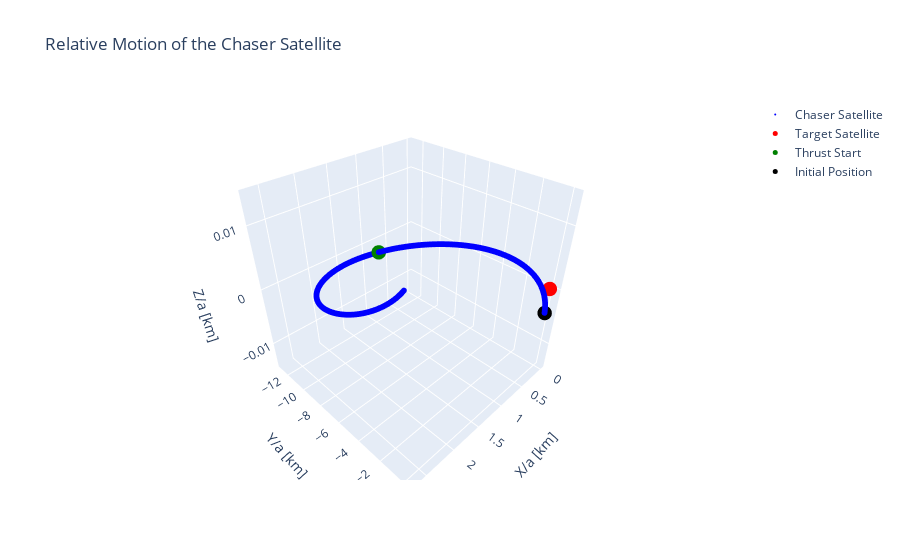

Source (notebook cell):
### Markdown cell above
The aim of this script is to simulate the motion a chaser satellite in close proximity to a target satellite. This uses the Clohessy Wiltshire equations to draw the chaser satellite in the reference frame of the target satellite. This particular sumulation attempts to simulate the motion of the satellite given inital condistions and then provides the means to apply an extended burn at a across a chosen time period and fuel capacity. 


This script works on making the fuel compoent of the siluation more accurate.

### Code cell
import numpy as np
import plotly.graph_objects as go

# Gravitational parameter (mu) and mean motion (n)
mu = 398600.4418  # km^3/s^2 (gravitational parameter of Earth)
sma = 7000  # km (semi-major axis of the target's orbit)
n = np.sqrt(mu / sma**3)  # mean motion of the target

# Initial conditions in the target's orbit reference frame
r0_chaser = np.array([10.0, 9.0, -30.0])  # Initial relative position of chaser, km
v0_chaser = np.array([3, 5, 0.1])  # Initial relative velocity of chaser, km/s

# Thrust parameters
thrust_start_time = 2000  # Time delay before thrust starts in seconds
thrust_duration = 60    # Thrust duration in seconds
thrust_force = np.array([-1, 0, 0])  # Thrust force in N
specific_impulse = 3000  # Specific impulse of the propulsion system, seconds
fuel_mass_inital = 1000  # Initial mass of the fuel
spacecraft_mass = 4000 # Initial mass of the fuel, kg
total_mass_initial = spacecraft_mass + fuel_mass_inital  # Initial total mass of the spacecraft

# Time parameters
t_final = 5000  # Total simulation time, seconds
dt = 1  # Time step, seconds

# Time array
t = np.arange(0, t_final, dt)

# Position and velocity arrays
r_chaser = np.zeros((len(t), 3))
v_chaser = np.zeros((len(t), 3))

# Set initial conditions
r_chaser[0] = r0_chaser
v_chaser[0] = v0_chaser

# Clohessy-Wiltshire equations for relative motion
def clohessy_wiltshire(r, v, t, n):
    x, y, z = r
    x_dot, y_dot, z_dot = v
    
    x_ddot = 3 * n**2 * x + 2 * n * y_dot
    y_ddot = -2 * n * x_dot
    z_ddot = -n**2 * z
    
    return np.array([x_dot, y_dot, z_dot]), np.array([x_ddot, y_ddot, z_ddot])

# Simulation loop

current_mass = total_mass_initial

for i in range(1, len(t)):
    # Get current state
    r = r_chaser[i-1]
    v = v_chaser[i-1]
    
    # Find accelerations using Clohessy-Wiltshire equations
    v, a = clohessy_wiltshire(r, v, t[i], n)

    print(v,a)
    
    # Calculate thrust acceleration using rocket equation
    if thrust_start_time <= t[i] <= (thrust_start_time + thrust_duration) and (current_mass - spacecraft_mass) > 0:
        exhaust_velocity = specific_impulse * 9.81  # Exhaust velocity in m/s
        thrust_acceleration = thrust_force / current_mass  # Thrust acceleration in m/s^2
        fuel_consumed = np.linalg.norm(thrust_force) * dt / exhaust_velocity  # Fuel consumed in kg
        current_mass -= fuel_consumed  # Decrease current mass
        thrust_acceleration = thrust_acceleration * 1e-3  # Convert thrust acceleration to km/s^2
    else:
        thrust_acceleration = np.array([0.0, 0.0, 0.0])  # No thrust
    
    # Total acceleration
    total_acceleration = a + thrust_acceleration
    
    # Update position and velocity
    r_chaser[i] = r + v * dt
    v_chaser[i] = v + total_acceleration * dt

# Plotting with Plotly for interactive visualization
r_chaser_scaled = r_chaser / sma

# Create traces for plotting
trace = go.Scatter3d(
    x=r_chaser_scaled[:, 0],
    y=r_chaser_scaled[:, 1],
    z=r_chaser_scaled[:, 2],
    mode='markers',
    name='Chaser Satellite',
    marker=dict(
        color='blue',
        size=2
    )
)

initial_trace = go.Scatter3d(
    x=[r_chaser_scaled[0, 0]],
    y=[r_chaser_scaled[0, 1]],
    z=[r_chaser_scaled[0, 2]],
    mode='markers',
    name='Initial Position',
    marker=dict(
        color='black',
        size=5
    )
)

target_trace = go.Scatter3d(
    x=[0],
    y=[0],
    z=[0],
    mode='markers',
    name='Target Satellite',
    marker=dict(
        color='red',
        size=5
    )
)

thrust_start_trace = go.Scatter3d(
    x=[r_chaser_scaled[thrust_start_time, 0]],
    y=[r_chaser_scaled[thrust_start_time, 1]],
    z=[r_chaser_scaled[thrust_start_time, 2]],
    mode='markers',
    name='Thrust Start',
    marker=dict(
        color='green',
        size=5
    )
)

# Create the layout
layout = go.Layout(
    title='Relative Motion of the Chaser Satellite',
    scene=dict(
        xaxis=dict(title='X/a [km]'),
        yaxis=dict(title='Y/a [km]'),
        zaxis=dict(title='Z/a [km]')
    )
)

# Create the figure and add the traces
fig = go.Figure(data=[trace, target_trace, thrust_start_trace, initial_trace], layout=layout)

# Show the figure
fig.show()

### Figure 1 — Plotly figure (JSON) as saved in the notebook; plotly's stock layout.template omitted (floating-point values rounded to 4 significant figures; data arrays with more than 128 entries replaced by an {"elided": "..."} marker saying what was removed)
{"data": [{"marker": {"color": "blue", "size": 2}, "mode": "markers", "name": "Chaser Satellite", "type": "scatter3d", "x": {"elided": "5000 float values"}, "y": {"elided": "5000 float values"}, "z": {"elided": "5000 float values"}}, {"marker": {"color": "red", "size": 5}, "mode": "markers", "name": "Target Satellite", "type": "scatter3d", "x": [0], "y": [0], "z": [0]}, {"marker": {"color": "green", "size": 5}, "mode": "markers", "name": "Thrust Start", "type": "scatter3d", "x": [2.398], "y": [-3.319], "z": [0.01343]}, {"marker": {"color": "black", "size": 5}, "mode": "markers", "name": "Initial Position", "type": "scatter3d", "x": [0.001429], "y": [0.001286], "z": [-0.004286]}], "layout": {"scene": {"xaxis": {"title": {"text": "X/a [km]"}}, "yaxis": {"title": {"text": "Y/a [km]"}}, "zaxis": {"title": {"text": "Z/a [km]"}}}, "title": {"text": "Relative Motion of the Chaser Satellite"}}}
